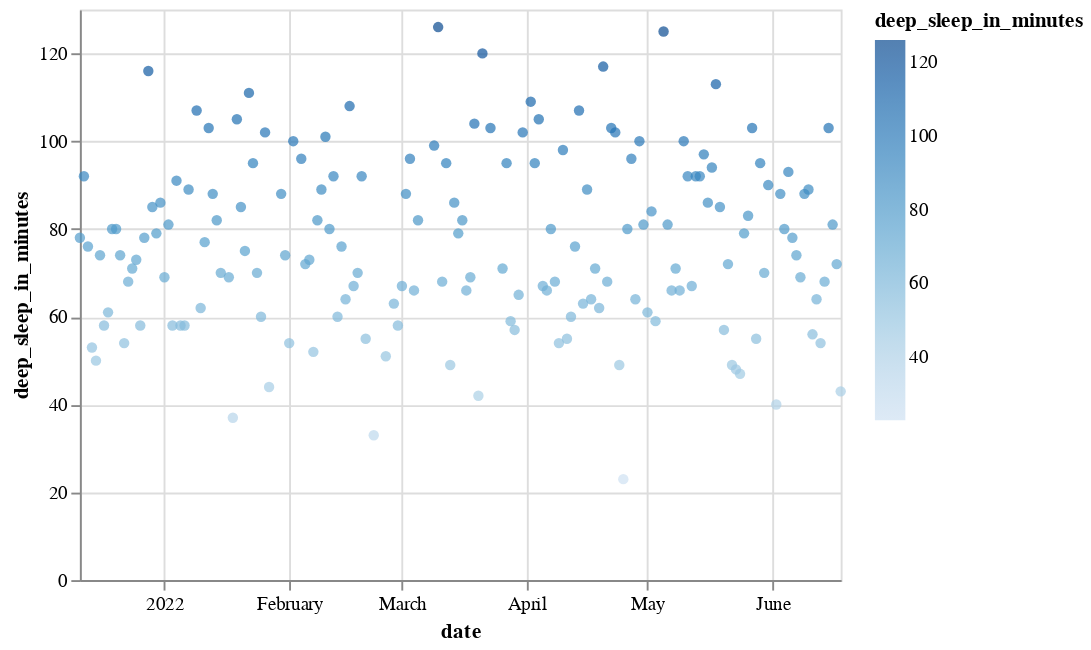

Notebook code cell kept with this figure:
### Code cell
fitbit_data['date'] = pd.to_datetime(fitbit_data["date"])
alt.Chart.from_dict({
    "data": to_values(fitbit_data),
    "mark": "circle",
    "encoding": {
        "x": {
            "field": "date",
            "type": "temporal",
        },
        "color": {
            "field": "deep_sleep_in_minutes",
            "type": "quantitative",
        },
         "y": {
            "field": "deep_sleep_in_minutes",
            "type": "quantitative",
        }
    }
})

### Figure 1 — Vega-Lite specification as saved in the notebook (floating-point values rounded to 4 significant figures; data arrays with more than 128 entries replaced by an {"elided": "..."} marker saying what was removed)
{"config": {"view": {"continuousWidth": 400, "continuousHeight": 300}}, "data": {"name": "data-2090228da7610aad058c2775c6360099"}, "mark": "circle", "encoding": {"color": {"field": "deep_sleep_in_minutes", "type": "quantitative"}, "x": {"field": "date", "type": "temporal"}, "y": {"field": "deep_sleep_in_minutes", "type": "quantitative"}}, "$schema": "https://vega.github.io/schema/vega-lite/v4.17.0.json", "datasets": {"data-2090228da7610aad058c2775c6360099": {"elided": "172 records"}}}
